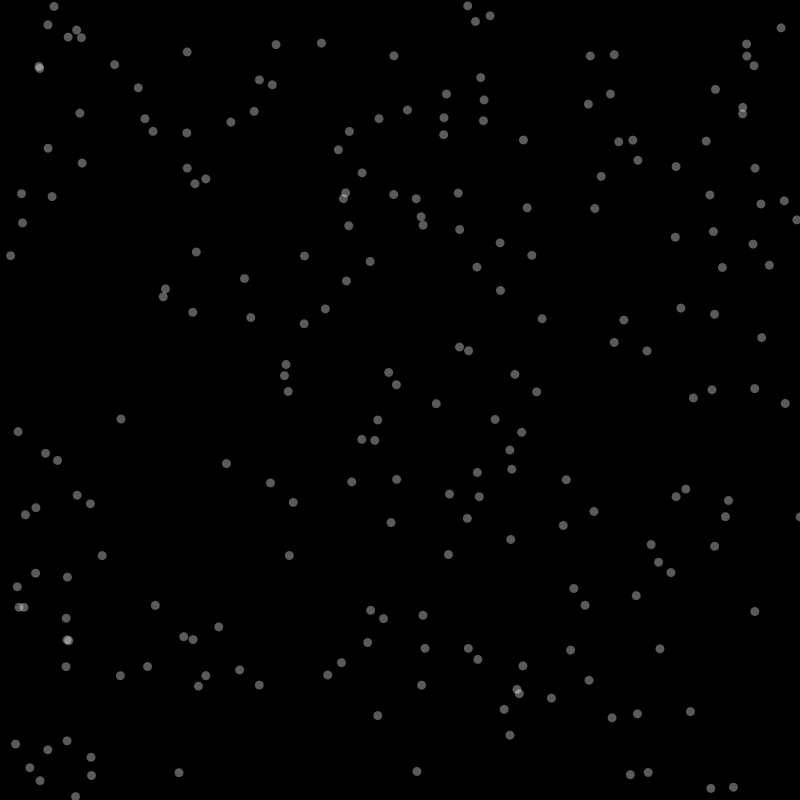
Frame 1 (no input)
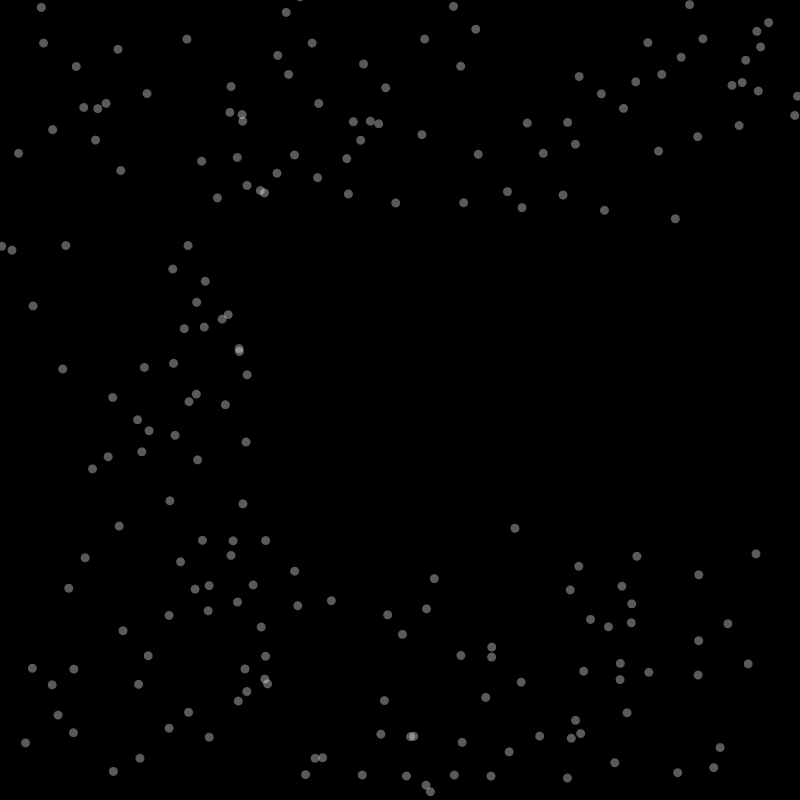
Frame 60 (the mouse pressed at the canvas centre just before this capture)
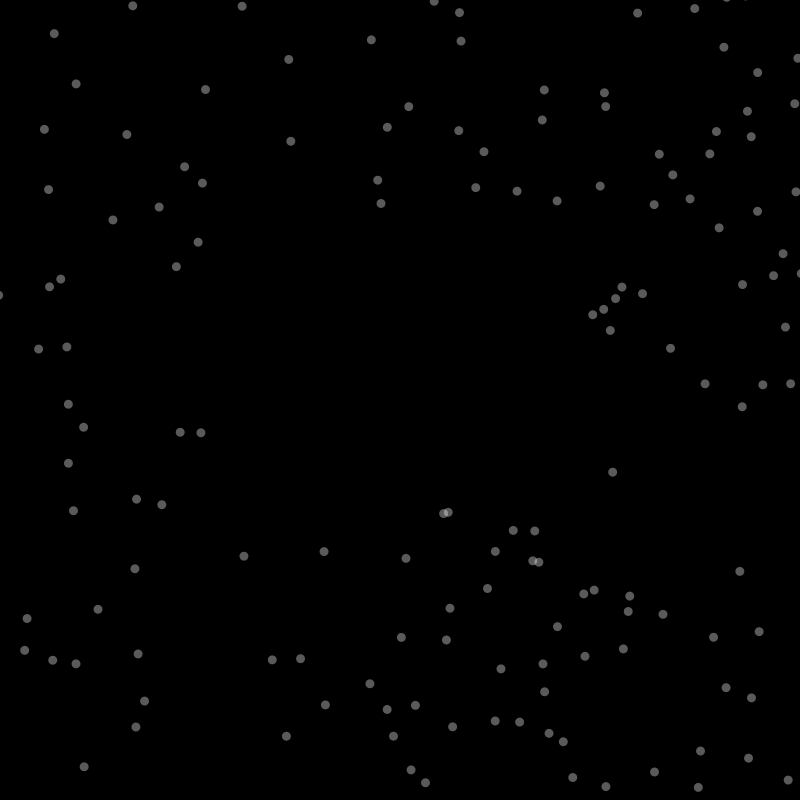
Frame 120 (the mouse held since frame 60 and released just before this capture)

The Processing sketch that drew these frames (run headless with seeded random() and noise(); from frame 60 on, the mouse is pressed at the canvas centre):

// Processing sketch: processing_91628
// ── processing_91628.pde

/*

Pearlyn Lii
ID 3 
12/28/13
Particle System

An exploration of:
"Crowd Path Following"
Daniel Shiffman <http://www.shiffman.net>
The Nature of Code, Spring 2009
Via Reynolds: http://www.red3d.com/cwr/steer/CrowdPath.html


*/

// A path object (series of connected points)
Path path;

// Two vehicles
ArrayList<Vehicle> vehicles;

void setup() {
  size(800,800);
  smooth();

  // Call a function to generate new Path object
  newPath();

  // We are now making random vehicles and storing them in an ArrayList
  vehicles = new ArrayList<Vehicle>();
  for (int i = 0; i < 220; i++) {
    newVehicle(random(width),random(height));
  }
}

void draw() {
  background(0);
  // Display the path
//  path.display();

  for (Vehicle v : vehicles) {
    // Path following and separation are worked on in this function
    v.applyBehaviors(vehicles,path);
    // Call the generic run method (update, borders, display, etc.)
    v.run();
  }
}

void newPath() {
  // A path is a series of connected points
  // A more sophisticated path might be a curve
  path = new Path();
  float offset = 20;
  path.addPoint(offset,offset);
  path.addPoint(width-offset,offset*2);
  path.addPoint(width+offset,height-offset);
  path.addPoint(width/2,height-offset*6);
  path.addPoint(offset,height-offset);
}

void newVehicle(float x, float y) {
  float maxspeed = random(8,10);
  float maxforce = 0.2;
  vehicles.add(new Vehicle(new PVector(x,y),maxspeed,maxforce));
}



void mousePressed() {
  newVehicle(mouseX,mouseY);
}




class Path {

  // A Path is an arraylist of points (PVector objects)
  ArrayList<PVector> points;
  // A path has a radius, i.e how far is it ok for the boid to wander off
  float radius;

  Path() {
    // Arbitrary radius of 20
    radius = 175;
    points = new ArrayList<PVector>();
  }

  // Add a point to the path
  void addPoint(float x, float y) {
    PVector point = new PVector(x, y);
    points.add(point);
  }

  // Draw the path
  void display() {
    strokeJoin(ROUND);
    
    // Draw thick line for radius
    stroke(275);
    strokeWeight(radius*.5);
    noFill();
    beginShape();
    for (PVector v : points) {
      vertex(v.x, v.y);
    }
    endShape(CLOSE);
    // Draw thin line for center of path
    stroke(0);
    strokeWeight(1);
    noFill();
    beginShape();
    for (PVector v : points) {
      vertex(v.x, v.y);
    }
    endShape(CLOSE);
  }
}



// Vehicle class

class Vehicle {

  // All the usual stuff
  PVector location;
  PVector velocity;
  PVector acceleration;
  float r;
  float maxforce;    // Maximum steering force
  float maxspeed;    // Maximum speed

    // Constructor initialize all values
  Vehicle( PVector l, float ms, float mf) {
    location = l.get();
    r = 12;
    maxspeed = ms;
    maxforce = mf;
    acceleration = new PVector(0, 0);
    velocity = new PVector(maxspeed, 0);
  }

  // A function to deal with path following and separation
  void applyBehaviors(ArrayList vehicles, Path path) {
    // Follow path force
    PVector f = follow(path);
    // Separate from other boids force
    PVector s = separate(vehicles);
    // Arbitrary weighting
    f.mult(3);
    s.mult(1);
    // Accumulate in acceleration
    applyForce(f);
    applyForce(s);
  }

  void applyForce(PVector force) {
    // We could add mass here if we want A = F / M
    acceleration.add(force);
  }



  // Main "run" function
  public void run() {
    update();
    borders();
    render();
  }


  // This function implements Craig Reynolds' path following algorithm
  // http://www.red3d.com/cwr/steer/PathFollow.html
  PVector follow(Path p) {

    // Predict location 25 (arbitrary choice) frames ahead
    PVector predict = velocity.get();
    predict.normalize();
    predict.mult(15);
    PVector predictLoc = PVector.add(location, predict);

    // Now we must find the normal to the path from the predicted location
    // We look at the normal for each line segment and pick out the closest one
    PVector normal = null;
    PVector target = null;
    float worldRecord = 1000000;  // Start with a very high worldRecord distance that can easily be beaten

    // Loop through all points of the path
    for (int i = 0; i < p.points.size(); i++) {

      // Look at a line segment
      PVector a = p.points.get(i);
      PVector b = p.points.get((i+1)%p.points.size()); // Note Path has to wraparound

      // Get the normal point to that line
      PVector normalPoint = getNormalPoint(predictLoc, a, b);

      // Check if normal is on line segment
      PVector dir = PVector.sub(b, a);
      // If it's not within the line segment, consider the normal to just be the end of the line segment (point b)
      //if (da + db > line.mag()+1) {
      if (normalPoint.x < min(a.x,b.x) || normalPoint.x > max(a.x,b.x) || normalPoint.y < min(a.y,b.y) || normalPoint.y > max(a.y,b.y)) {
        normalPoint = b.get();
        // If we're at the end we really want the next line segment for looking ahead
        a = p.points.get((i+1)%p.points.size());
        b = p.points.get((i+2)%p.points.size());  // Path wraps around
        dir = PVector.sub(b, a);
      }

      // How far away are we from the path?
      float d = PVector.dist(predictLoc, normalPoint);
      // Did we beat the worldRecord and find the closest line segment?
      if (d < worldRecord) {
        worldRecord = d;
        normal = normalPoint;
        
        // Look at the direction of the line segment so we can seek a little bit ahead of the normal
        dir.normalize();
        // This is an oversimplification
        // Should be based on distance to path & velocity
        dir.mult(25);
        target = normal.get();
        target.add(dir);
        
      }
    }

   

    // Only if the distance is greater than the path's radius do we bother to steer
    if (worldRecord > p.radius) {
      return seek(target);
    } 
    else {
      return new PVector(0, 0);
    }
  }


  // A function to get the normal point from a point (p) to a line segment (a-b)
  // This function could be optimized to make fewer new Vector objects
  PVector getNormalPoint(PVector p, PVector a, PVector b) {
    // Vector from a to p
    PVector ap = PVector.sub(p, a);
    // Vector from a to b
    PVector ab = PVector.sub(b, a);
    ab.normalize(); // Normalize the line
    // Project vector "diff" onto line by using the dot product
    ab.mult(ap.dot(ab));
    PVector normalPoint = PVector.add(a, ab);
    return normalPoint;
  }

  // Separation
  // Method checks for nearby boids and steers away
  PVector separate (ArrayList boids) {
    float desiredseparation = r*2;
    PVector steer = new PVector(0, 0, 0);
    int count = 0;
    // For every boid in the system, check if it's too close
    for (int i = 0 ; i < boids.size(); i++) {
      Vehicle other = (Vehicle) boids.get(i);
      float d = PVector.dist(location, other.location);
      // If the distance is greater than 0 and less than an arbitrary amount (0 when you are yourself)
      if ((d > 0) && (d < desiredseparation)) {
        // Calculate vector pointing away from neighbor
        PVector diff = PVector.sub(location, other.location);
        diff.normalize();
        diff.div(d);        // Weight by distance
        steer.add(diff);
        count++;            // Keep track of how many
      }
    }
    // Average -- divide by how many
    if (count > 0) {
      steer.div((float)count);
    }

    // As long as the vector is greater than 0
    if (steer.mag() > 0) {
      // Implement Reynolds: Steering = Desired - Velocity
      steer.normalize();
      steer.mult(maxspeed);
      steer.sub(velocity);
      steer.limit(maxforce);
    }
    return steer;
  }


  // Method to update location
  void update() {
    // Update velocity
    velocity.add(acceleration);
    // Limit speed
    velocity.limit(maxspeed);
    location.add(velocity);
    // Reset accelertion to 0 each cycle
    acceleration.mult(0);
  }

  // A method that calculates and applies a steering force towards a target
  // STEER = DESIRED MINUS VELOCITY
  PVector seek(PVector target) {
    PVector desired = PVector.sub(target, location);  // A vector pointing from the location to the target

    // Normalize desired and scale to maximum speed
    desired.normalize();
    desired.mult(maxspeed);
    // Steering = Desired minus Velocationity
    PVector steer = PVector.sub(desired, velocity);
    steer.limit(maxforce);  // Limit to maximum steering force

      return steer;
  }


  void render() {
    // Simpler boid is just a circle
    fill(255, 90);
    noStroke();
    pushMatrix();
    translate(location.x, location.y);
    ellipse(0, 0, 9, 9);
    popMatrix();
  }

  // Wraparound
  void borders() {
    if (location.x < -r) location.x = width+r;
    //if (location.y < -r) location.y = height+r;
    if (location.x > width+r) location.x = -r;
    //if (location.y > height+r) location.y = -r;
  }
}
